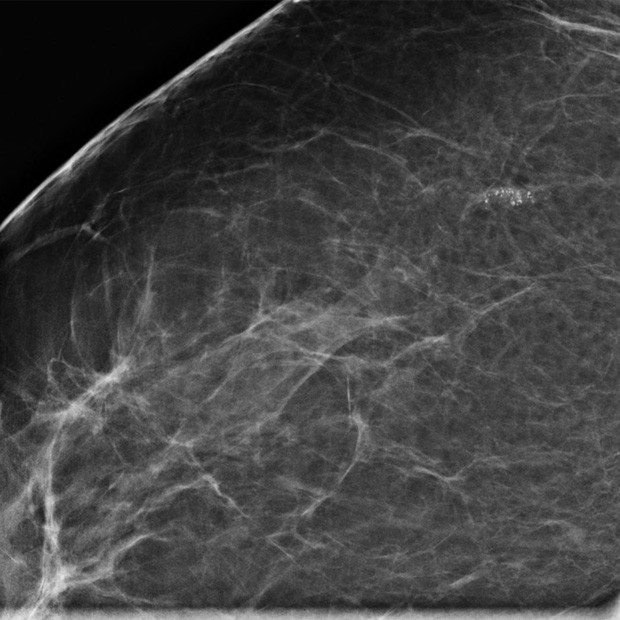
#> input picture ES1-breast-620.jpg, 620 x 620 px
$ python Kmeans.py
#> lines starting #> are read from the running program, lines starting #| are printed output that depends on the picture
import numpy as np
import cv2
from matplotlib import pyplot as plt

filename = 'Fig-5-Mammogram-shows-egg-shell.png'
# [4 lines of commented-out code are left out]
filename = 'ES1-breast-620.jpg'
# [4 lines of commented-out code are left out]

img = cv2.imread(filename,0)
#> img is the input picture: shape (620, 620); min 0, max 236, mean 64.7
cv2.imshow('original',img)


#STEP 1 Image Enhancement
##################################################
# create a CLAHE object (Arguments are optional).
clahe = cv2.createCLAHE(clipLimit=2.0, tileGridSize=(8,8))
cl1 = clahe.apply(img)
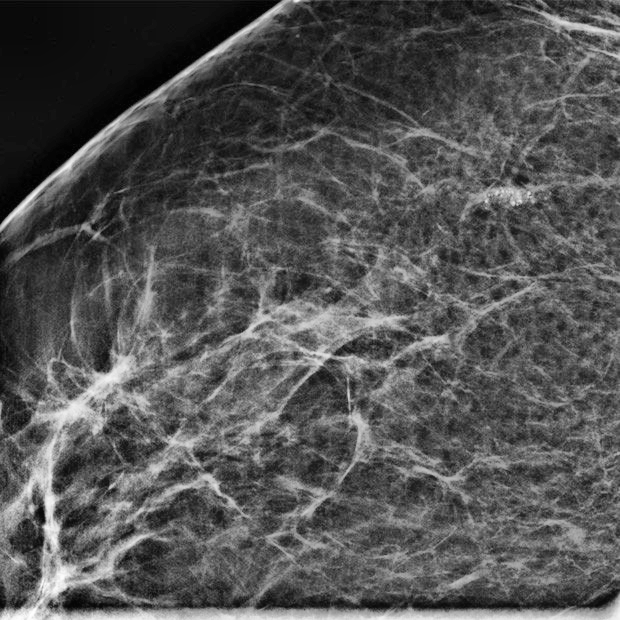
#> cl1: shape (620, 620); min 2, max 254, mean 83.3

cv2.imwrite('clahe_2.jpg',cl1)


# STEP 2 Image Segmentation/Feature response
######################################################
img = cv2.imread('clahe_2.jpg')
#> img: shape (620, 620, 3); min 0, max 255, mean 83.3
Z = img.reshape((-1,3))

# convert to np.float32
Z = np.float32(Z)


# define criteria, number of clusters(K) and apply kmeans()
criteria = (cv2.TERM_CRITERIA_EPS + cv2.TERM_CRITERIA_MAX_ITER, 10, 1.0)
K = 8
ret,label,center=cv2.kmeans(Z,K,None,criteria,10,cv2.KMEANS_RANDOM_CENTERS)
#> ret = 62974373.6; center = [[85.14, 85.14, 85.14], [159.1, 159.1, 159.1], [64.97, 64.97, 64.97], [128.6, 128.6, 128.6], [42.1, 42.1, 42.1], [105.2, 105.2, 105.2], [14.97, 14.97, 14.97], [203.4, 203.4, 203.4]]

# Now convert back into uint8, and make original image
center = np.uint8(center)
#> center = [[85, 85, 85], [159, 159, 159], [64, 64, 64], [128, 128, 128], [42, 42, 42], [105, 105, 105], [14, 14, 14], [203, 203, 203]]
res = center[label.flatten()]
res2 = res.reshape((img.shape))

#cv2.imshow('kmeans',res2)

#cv2.imwrite('kmeans.jpg',res2)


#Step 3 Feature Extraction
##############################################################
hist = cv2.calcHist([res2],[0],None,[256],[0,256])
#> hist = 256 values, max 78642 at index 64, min 0 at index 0, mean 1501.6
#plt.hist(res2.ravel(),256,[0,256])

## feature extraction
hist_X = []
max = 0
for i in range(len(hist)):
	if (hist[i] != 0):
		#print (i,hist[i])
		second = max
		max = i
#> this loop made 256 passes
#> second on passes 15, 43, 65, 86, 106, 129, 160, 204: 0, 14, 42, 64, 85, 105, 128, 159
print(second, max)
#| 159 203
#print(res2)
#mask = [][][]
area_H = 0
area_M = 0
for i in range(len(res2)):
	for j in range(len(res2[i])):
		for k in range(len(res2[i][j])):
			if res2[i][j][k] == max:
				#mask [i][j][k] = 2
				res2[i][j][k] = 255
				area_H += 1
				area_M += 1
			elif res2[i][j][k] == second:
				#mask [i][j][k] = 1
				res2[i][j][k] = 127
				area_M +=1
			else:
				#mask [i][j][k] = 0
				res2[i][j][k] = 0
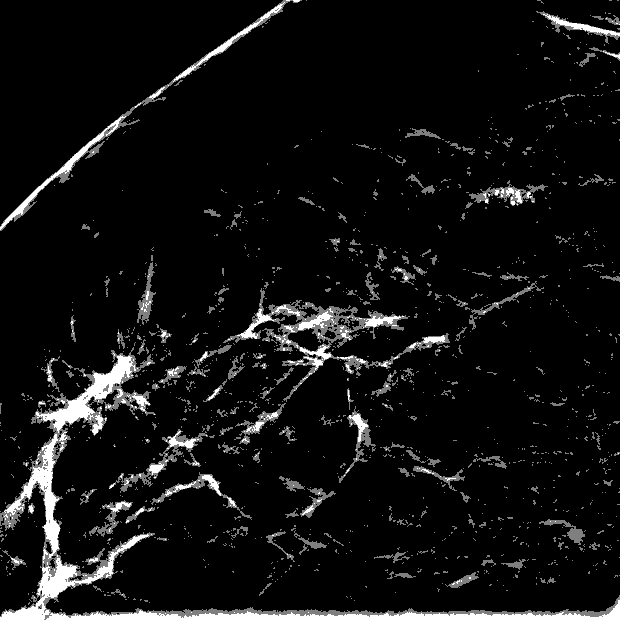
#> res2: shape (620, 620, 3); min 0, max 255, mean 17.2
#> after the loop, area_H = 39633; area_M = 116352

#backtorgb = cv2.cvtColor(res2,cv2.COLOR_GRAY2RGB)


##################################################
# Step 4classification
print("Number of Pixels under moderate risk:", area_M)
#| Number of Pixels under moderate risk: 116352
print("Number of Pixels under High risk:", area_H)
#| Number of Pixels under High risk: 39633
cv2.imshow('calcification',res2)

# [13 lines of commented-out code are left out]
cv2.waitKey(0)
cv2.destroyAllWindows()

$ run again, with raw-mammogram.jpg copied over ES1-breast-620.jpg
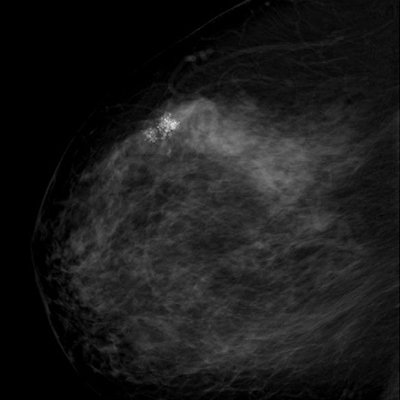
#> input picture raw-mammogram.jpg, 400 x 400 px
#> img is the input picture: shape (400, 400); min 0, max 231, mean 26.9
#> `cl1 = clahe.apply(img)`:
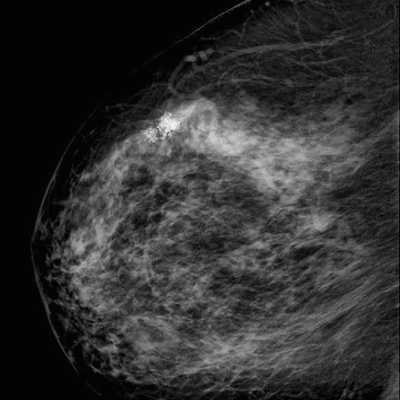
#> cl1: shape (400, 400); min 2, max 248, mean 48.9
#> img: shape (400, 400, 3)
#> `ret,label,center=cv2.kmeans(Z,K,None,criteria,10,cv2.KMEANS_RANDOM_CEN..`: ret = 15981384; center = [[103.2, 103.2, 103.2], [175.5, 175.5, 175.5], [133.3, 133.3, 133.3], [79.25, 79.25, 79.25], [3.8, 3.8, 3.8], [58.84, 58.84, 58.84], [40.81, 40.81, 40.81], [25.2, 25.2, 25.2]]
#> `center = np.uint8(center)`: center = [[103, 103, 103], [175, 175, 175], [133, 133, 133], [79, 79, 79], [3, 3, 3], [58, 58, 58], [40, 40, 40], [25, 25, 25]]
#> hist = 256 values, max 44725 at index 3, min 0 at index 0, mean 625
#> the loop `for i in range(len(hist)):` made 256 passes
#> second on passes 4, 26, 41, 59, 80, 104, 134, 176: 0, 3, 25, 40, 58, 79, 103, 133
#| 133 175
#> after the loop `for i in range(len(res2)):`:
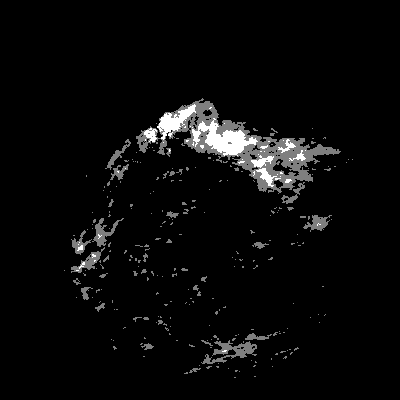
#> res2: shape (400, 400, 3); min 0, max 255, mean 9.8
#> after the loop `for i in range(len(res2)):`: area_H = 6825; area_M = 30024
#| Number of Pixels under moderate risk: 30024
#| Number of Pixels under High risk: 6825
